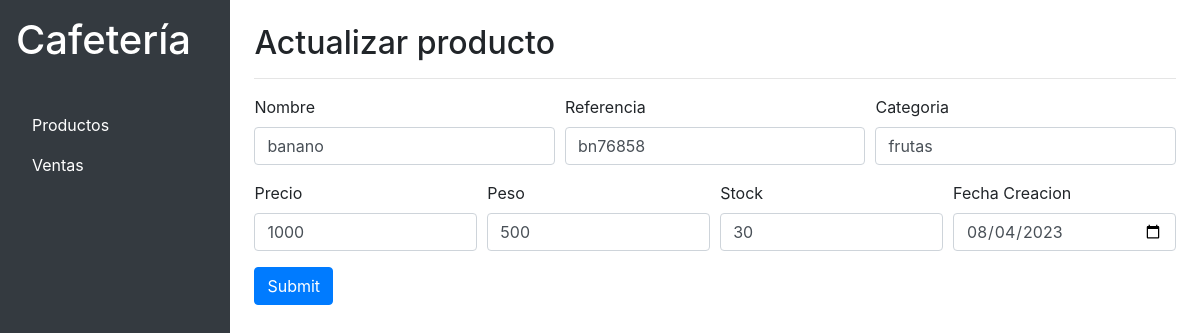
The page /Product/actualizar?id=3 on the database its author committed.
### tables this page shows
CREATE TABLE `productos` (
  `id` int(11) NOT NULL,
  `nombre_producto` varchar(255) NOT NULL,
  `referencia` varchar(50) NOT NULL,
  `precio` int(11) NOT NULL,
  `peso` int(11) NOT NULL,
  `categoria` varchar(100) NOT NULL,
  `stock` int(11) NOT NULL,
  `fecha_creacion` date NOT NULL
);

### App/Controllers/ProductController.php (called while the page is built, shortened)
<?php
require_once 'App/Models/ProductModel.php';
class ProductController
{
    private $productModel;
    public function __construct()
    {
        $this->productModel = new ProductModel();
    }
    public function actualizar()
    {
        $id = "";
        if (isset($_GET['id'])) {
            $id = $_GET['id'];
        }
        $producto = $this->productModel->listar_id($id);
        $pro= (object) $producto;
        $actual = true;
        require_once 'App/Views/Product/registro.php';
    }
}

### config/Database.php (called while the page is built, shortened)
<?php
class Database
{
    private $pdo;
    private $host = 'localhost';
    private $db_name = 'cafeteria';
    private $username = 'root';
    private $password = '';
    private $charset = 'utf8mb4';
    public function __construct()
    {
        $dsn = "mysql:host=$this->host;dbname=$this->db_name;charset=$this->charset";
        $options = [
            PDO::ATTR_ERRMODE            => PDO::ERRMODE_EXCEPTION,
            PDO::ATTR_DEFAULT_FETCH_MODE => PDO::FETCH_ASSOC,
            PDO::ATTR_EMULATE_PREPARES   => false,
        ];
        try {
            $this->pdo = new PDO($dsn, $this->username, $this->password, $options);
        } catch (PDOException $e) {
            die("Error de conexión: " . $e->getMessage());
        }
    }
    public function getConnection()
    {
        return $this->pdo;
    }
}

### App/Models/ProductModel.php (called while the page is built, shortened)
<?php
require_once 'Config/Database.php';
class ProductModel
{
    private $db;
    public function __construct()
    {
        $database = new Database();
        $this->db = $database->getConnection();
    }
    public function listar_id($id)
    {
        try {
            $query = "SELECT * FROM productos WHERE id = ?";
            $stmt = $this->db->prepare($query);
            $stmt->execute([$id]);
            return $stmt->fetch(PDO::FETCH_ASSOC);
        } catch (PDOException $e) {
            echo 'Error al obtener el producto por su ID: ' . $e->getMessage();
            exit;
        }
    }
}

### App/Views/Product/registro.php (the view, shortened to what this page needs)
<?php if (isset($actual)) : ?>
<h2>Actualizar producto</h2>
<?php
  $action = base_url . 'Product/actualizar';
  ?>
<?php else : ?>
<h2>Registro de productos</h2>
<?php $action = base_url . 'Product/guardar'; ?>
<?php endif; ?>
<hr>
<form class="mb-4" action="<?= $action ?>" method="post">
    <div class="form-row">
        <div class="form-group col-md-4">
            <label for="nombre">Nombre</label>
            <input type="text" class="form-control" name="nombre" id="nombre" placeholder="Nombre"
                value="<?= isset($pro) ? $pro->nombre_producto : "" ?>" required>
        </div>
        <div class="form-group col-md-4">
            <label for="referencia">Referencia</label>
            <input type="text" class="form-control" name="referencia" id="referencia" placeholder="Referencia"
                value="<?= isset($pro) ? $pro->referencia : "" ?>" required>
        </div>
        <div class="form-group col-md-4">
            <label for="categoria">Categoria</label>
            <input type="text" class="form-control" name="categoria" id="categoria" placeholder="Categoria"
                value="<?= isset($pro) ? $pro->categoria : "" ?>" required>
        </div>
    </div>
    <div class="form-row">
        <div class="form-group col-md-3">
            <label for="precio">Precio</label>
            <input type="number" class="form-control" name="precio" id="precio" placeholder="Precio"
                value="<?= isset($pro) ? $pro->precio : "" ?>" required>
        </div>
        <div class="form-group col-md-3">
            <label for="peso">Peso</label>
            <input type="number" class="form-control" name="peso" id="peso" placeholder="Peso"
                value="<?= isset($pro) ? $pro->peso : "" ?>" required>
        </div>
        <div class="form-group col-md-3">
            <label for="stock">Stock</label>
            <input type="number" class="form-control" name="stock" id="stock" placeholder="Stock"
                value="<?= isset($pro) ? $pro->stock : "" ?>" required>
        </div>
        <div class="form-group col-md-3">
            <label for="fecha">Fecha Creacion</label>
            <input type="date" class="form-control" name="fecha" id="fecha"
                value="<?= isset($pro) ? $pro->fecha_creacion : "" ?>" required>
        </div>
    </div>
    <button type="submit" class="btn btn-primary">Submit</button>
</form>

### rows shown on the page
productos: nombre "banano", referencia "bn76858", categoria "frutas", precio "1000", peso "500", stock "30", fecha "08/04/2023"
